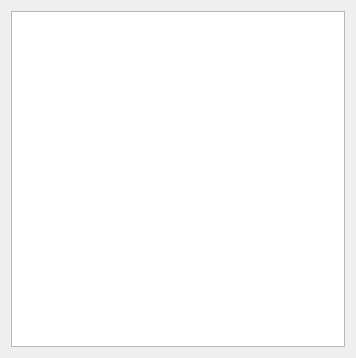
<?xml version="1.0" encoding="UTF-8"?>
<ui version="4.0">
 <class>GODesignerRefBy</class>
 <widget class="QWidget" name="GODesignerRefBy">
  <property name="geometry">
   <rect>
    <x>0</x>
    <y>0</y>
    <width>356</width>
    <height>358</height>
   </rect>
  </property>
  <property name="windowTitle">
   <string>Atom Label</string>
  </property>
  <property name="toolTip">
   <string/>
  </property>
  <layout class="QVBoxLayout" name="verticalLayout">
   <item>
    <widget class="QTreeView" name="objectsTV">
     <property name="rootIsDecorated">
      <bool>false</bool>
     </property>
     <property name="itemsExpandable">
      <bool>false</bool>
     </property>
     <property name="allColumnsShowFocus">
      <bool>true</bool>
     </property>
     <property name="expandsOnDoubleClick">
      <bool>false</bool>
     </property>
    </widget>
   </item>
  </layout>
 </widget>
 <resources/>
 <connections/>
</ui>
